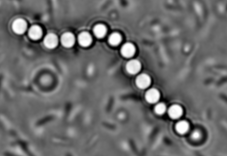
#> input picture Tracking/tracking/test_images/0000.tif, 227 x 156 px, found by its file name; the run also reads 4 pictures not shown here
$ jupyter execute --allow-errors tracking.ipynb   (shell and % lines are left out)
#> lines starting #> are read from the running program, lines starting #| are printed output that depends on the picture; after the words box and inside, x2 and y2 are one past the last pixel; in counts of white or black regions, pixels touching at a corner belong together
### mylib/myImageLib.py
import os
import numpy as np
from scipy import fftpack
from scipy.signal import medfilt2d, convolve2d, fftconvolve
from scipy.optimize import curve_fit
from scipy import exp
import pandas as pd
import sys
import psutil
from skimage import io
import time
import shutil
from nd2reader import ND2Reader
# %% codecell

def dirrec(path, filename):
    """
    Recursively look for all the directories of files with name <filename>.
    ---
    *args
        path ... the directory where you want to look for files.
        filename ... name of the files you want to look for.
    Return
        dirList ... a list of full directories of files with name <filename>
    Note
        <filename> can be partially specified, e.g. '*.py' to search for all the
        .py files or 'track*' to search for all files starting with 'track'.
    """
#> called with filename = '*.tif'
    dirList = []
#> dirList = []
    for r, d, f in os.walk(path):
        for dir in d:
            tmp = dirrec(dir, filename)
            if tmp:
                dirList.append(tmp)
        for file in f:
            if filename.startswith('*'):
                if file.endswith(filename[1:]):
                    dirList.append(os.path.join(r, file))
            elif filename.endswith('*'):
                if file.startswith(filename[:-1]):
                    dirList.append(os.path.join(r, file))
            elif file == filename:
                dirList.append(os.path.join(r, file))
    return dirList
# [10 lines left out: function to8bit, not called in this run]
def bpass(*args):
    img8 = args[0]
    low = args[1]
    high = args[2]
    def gen_filter(img, low, high):
        filt = np.zeros(img.shape)
        h, w = img.shape
        center = [int(w/2), int(h/2)]
        Y, X = np.ogrid[:h, :w]
        dist = ((X - center[0])**2 + (Y-center[1])**2)**.5

        filt[(dist>low)&(dist<=high)] = 1
        return filt
    filt = gen_filter(img8, low, high)
    filt = fftpack.ifftshift(filt)
    im_fft = fftpack.fft2(img8)
    im_fft_filt = im_fft * filt
    im_new = fftpack.ifft2(im_fft_filt).real
    im_new = im_new - im_new.min()
    im_new = np.floor_divide(im_new, (im_new.max()+1)/256)
    return im_new.astype('uint8')
# [110 lines left out: functions bestcolor, wowcolor, matlab_style_gauss2D, FastPeakFind, minimal_peakfind, maxk and 1 more, not called in this run]
def gauss1(x,a,x0,sigma,b):
    return a*exp(-(x-x0)**2/(2*sigma**2)) + b
# [42 lines left out: functions show_progress, readdata, not called in this run]

# %% codecell

class rawImage:
    """Implement raw image converting schemes."""
    def __init__(self, file_dir):
        self.file = file_dir
    # [124 lines left out: functions extract_tif, extract_raw, read_raw_image_info, extract_nd2, _disk_capacity_check, not called in this run]
# %% codecell

# [6 lines that do not run on import are left out]

### Tracking/tracking/tracking.ipynb
[cell 1]
from skimage import io, util, filters, measure
import skimage
import numpy as np
import pandas as pd
import matplotlib.pyplot as plt
import matplotlib.patches as mpatches
import math
import os
from myImageLib import dirrec, to8bit, bpass
from IPython.display import clear_output, display
import trackpy as tp
from scipy import signal, ndimage, misc

[cell 2]
def locate_particle(img, invert=True, **kwargs):
    area = (250, 10000)
    ar = (0.2, 1)
    thres_percentile = 1
    for kw in kwargs:
        if kw == 'area':
            area = kwargs[kw]
        elif kw == 'ar':
            ar = kwargs[kw]
        elif kw == 'thres_percentile':
            thres_percentile = kwargs[kw]
    imgt = threshold(img, percentile=thres_percentile, invert=invert)
    data = []

    label_image = skimage.measure.label(imgt)
    for region in skimage.measure.regionprops(label_image, intensity_image=img, coordinates='rc'):
        if region.major_axis_length == 0:
            continue
        else:
            region_ar = region.minor_axis_length / region.major_axis_length
        if region.mean_intensity < 1:
            continue
        if region.area < min(area) or region.area > max(area):
            continue
        if region_ar < min(ar) or region_ar > max(ar):
            continue
        y, x = region.centroid
        major = region.major_axis_length
        minor = region.minor_axis_length
        angle = region.orientation / math.pi * 180
        if angle < 0:
            angle = -angle + 90
        else:
            angle = 90 - angle
        data.append([x, y, angle, major, minor, region.area])
    column_names = ['X', 'Y', 'Angle', 'Major', 'Minor', 'Area']
    particles = pd.DataFrame(data=data, columns=column_names)
    return particles

[cell 3]
# Test parameters
folder = r'R:\Dip\DNA_chain\fluorescent\4k bp, 10ug per ml_3'
#> (the rest of this cell did not finish here and is left out)

#> (a cell that did not finish here is left out)

## Chain tracking

[cell 5]
# Find particles
imgDirs = dirrec(folder, '*.tif')
#> imgDirs = []
nameList = []
dirList = []
for imgDir in imgDirs:
    path, file = os.path.split(imgDir)
    name, ext = os.path.splitext(file)
    nameList.append(name)
    dirList.append(imgDir)
#> this loop made 0 passes
#> after the loop, dirList = []; nameList = []
fileList = pd.DataFrame()
fileList = fileList.assign(Name=nameList, Dir=dirList)
#> fileList = table of 0 rows and 2 columns
fileList = fileList.sort_values(by=['Name'])
particles = pd.DataFrame()
for num, imgDir in enumerate(fileList.Dir):
    clear_output(wait=True)
    print('Frame %d' % num)
    img = io.imread(imgDir)
    particle = locate_particle(img, invert=True, thres_percentile=.1, area=(200, 1500), ar=(0.5, 1))
    particle = particle.assign(frame=num)
    particles = particles.append(particle)

#> (a cell that did not finish here is left out)

[cell 7]
folder = r'I:\Github\Python\Tracking\tracking\test_images'
particles = pd.read_csv(os.path.join(folder, 'finding.csv'))
#> (reads Tracking/tracking/test_images/finding.csv from the repository)
particles.rename(mapper={'Slice': 'frame', 'X': 'x', 'Y': 'y'}, axis=1, inplace=True)
#> (the rest of this cell did not finish here and is left out)

[cell 8]
particles.rename_axis('index')

#> (a cell that did not finish here is left out)

#> (a cell that did not finish here is left out)

#> (a cell that did not finish here is left out)

#> (a cell that did not finish here is left out)

#> (a cell that did not finish here is left out)

[cell 14]
particles.to_csv(os.path.join(folder, 'tracking.csv'), index=False)

[cell 15]
ar = particles.Minor / particles.Major

[cell 16]
particles = particles.assign(AR=ar)

[cell 17]
particles = particles.loc[particles.AR > 0.8]

[cell 18]
particles.drop(columns='frame', inplace=True)

[cell 19]
particles = particles.rename_axis('index')

#> (a cell that did not finish here is left out)

#> (a cell that did not finish here is left out)

# Verification

[cell 22]
folder = r'R:\Dip\DNA_chain\fluorescent\4k bp, 10ug per ml_2\test'
interval = 1
count = 0

[cell 23]
imgDirs = dirrec(folder, '*.tif')
nameList = []
dirList = []
for imgDir in imgDirs:
    path, file = os.path.split(imgDir)
    name, ext = os.path.splitext(file)
    nameList.append(int(name))
    dirList.append(imgDir)
fileList = pd.DataFrame()
fileList = fileList.assign(Name=nameList, Dir=dirList)
fileList = fileList.sort_values(by=['Name'])
traj = pd.read_csv(os.path.join(folder, 'tracking.csv'), sep=',')
#> (reads Tracking/tracking/test_images/tracking.csv from the repository)
for frame in range(0, len(fileList)):
    if count < interval:
        count += 1
        continue
    else:
        count = 0
    img = io.imread(fileList.Dir.iloc[frame])
    plt.figure(figsize=(10, 10))
    plt.imshow(img, cmap='gray')
    plt.text(10, 10, 'frame {0}'.format(frame), color='white')
    plt.text(10, 30, fileList.Dir.iloc[frame], color='white')
    sub_traj = traj.loc[traj.frame==frame]
    ax = plt.gca()
    for num, p in sub_traj.iterrows():
        x = p.x
        y = p.y
        width = p.Major
        height = p.Minor
        angle = p.Angle
        # width = 20
        # height = 20
        # angle = 0
        elli = ax.add_patch(mpatches.Ellipse((x,y), width, height, angle, fc='none', ec='red'))
        plt.text(x, y+10, '{0:d}'.format(int(p.particle)), color='white')
    plt.pause(0.001)
    clear_output(wait=True)

## Jan 9th, 2020

[cell 24]
img = io.imread(r'I:\Github\Python\Tracking\tracking\test_images\0000.tif')
#> img is the input picture: shape (156, 227); min 0, max 255, mean 108

[cell 25]
plt.imshow(img, cmap='gray')
#> (this line was passed over: IPython is not available in this run)

[cell 26]
mf = ndimage.maximum_filter(img, size=15)
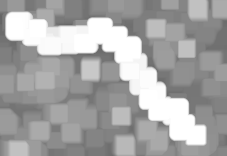
#> mf: shape (156, 227); min 100, max 255, mean 166.9
plt.imshow(mf, cmap='gray')
#> (this line was passed over: IPython is not available in this run)

## Peng video tracking

10 um particle in dense bacterial suspensions.

- bpass
- threshold
- particle detection
- link

[cell 27]
folder = r'E:\moreData\11102020'
low_1 = io.imread(os.path.join(folder, 'low-1.tif'))
low_2 = io.imread(os.path.join(folder, 'low-2.tif'))
high_1 = io.imread(os.path.join(folder, 'high-1.tif'))
high_2 = io.imread(os.path.join(folder, 'high-2.tif'))

[cell 28]
plt.figure(dpi=300)
#> (this line was passed over: IPython is not available in this run)
plt.imshow(high_1, cmap='gray')
#> (this line was passed over: IPython is not available in this run)

[cell 29]
# bpass
bp = bpass(high_2, 3, 100)
#> in bpass, `filt = gen_filter(img8, low, high)`:
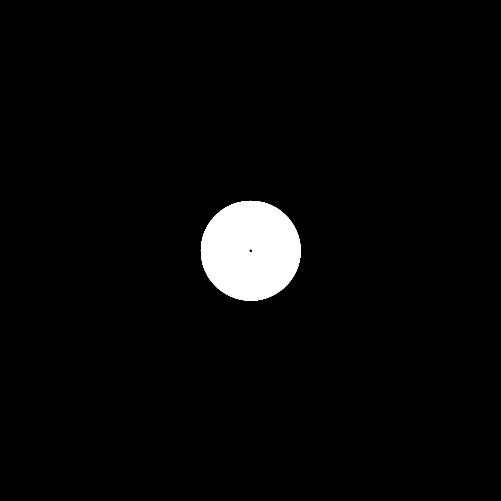
#> filt: shape (1002, 1002) float64 (shown at 1/2 size); values 0 (black) and 1 (white), 3.1% white; 1 white region, box (x1, y1, x2, y2) and area: (401, 401, 602, 602) 31388
#> in bpass, `filt = fftpack.ifftshift(filt)`:
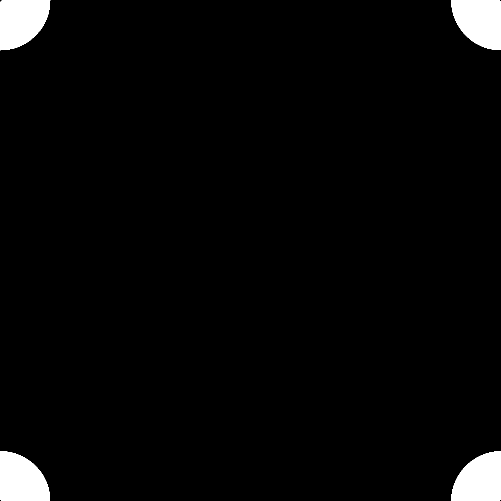
#> filt: shape (1002, 1002) float64 (shown at 1/2 size); values 0 (black) and 1 (white), 3.1% white; 4 white regions, box (x1, y1, x2, y2) and area: (0, 0, 101, 101) 7944, (902, 0, 1002, 100) 7847, (0, 902, 100, 1002) 7847, (903, 903, 1002, 1002) 7750
#> in bpass, `im_new = fftpack.ifft2(im_fft_filt).real`:
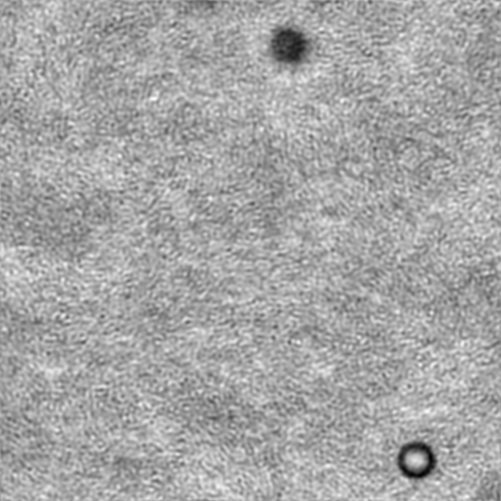
#> im_new: shape (1002, 1002) float64 (shown at 1/2 size); min -7.81, max 4.16, mean 9.06e-19; drawn with min black and max white

[cell 30]
plt.figure(dpi=300)
#> (this line was passed over: IPython is not available in this run)
plt.imshow(bp, cmap='gray')
#> (this line was passed over: IPython is not available in this run)
